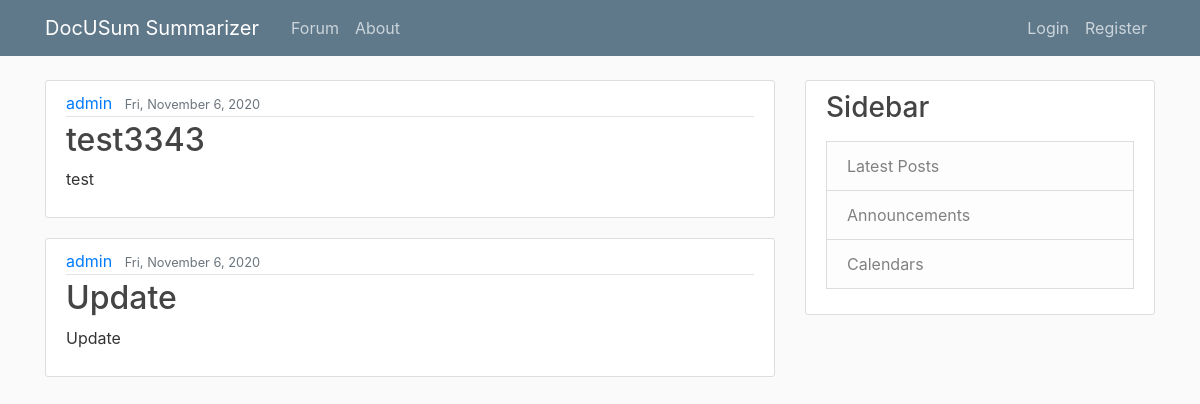
Before: /forum/ with the older database file.
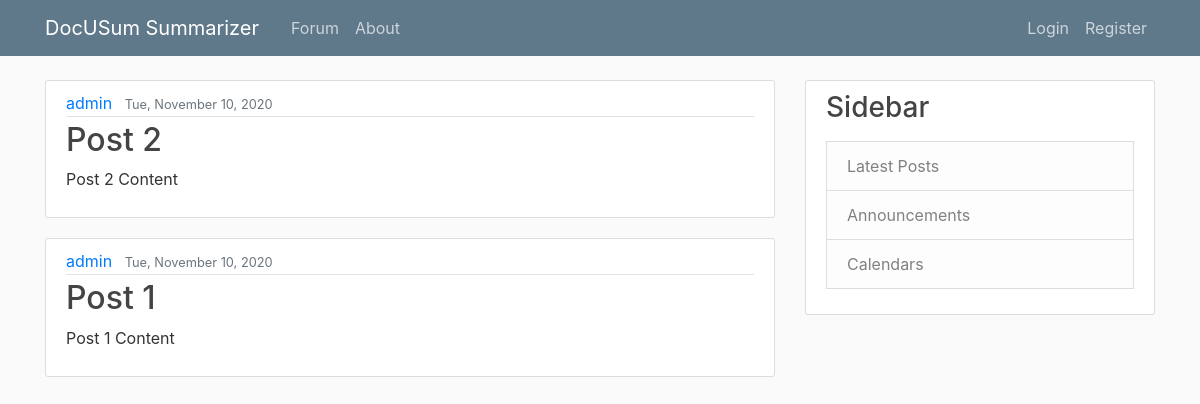
After: the same page with the newer database file.
### forum/models.py (models this page shows, shortened)
class Post(models.Model):
    title = models.CharField(max_length=100)
    content = models.TextField()
    date_posted = models.DateTimeField(default=timezone.now)
    author = models.ForeignKey(User,on_delete=models.CASCADE) # delete post if

### forum/views.py (the view)
# urls.py: path('', PostListView.as_view(), name='forum-home'),
class PostListView(ListView):
    model = Post
    template_name = 'forum/home.html'
    context_object_name = 'posts'
    ordering = ['-date_posted']

### forum/templates/forum/home.html
{% extends "forum/base.html" %}
{% block content %}
    {% for post in posts %}
        <article class="media content-section">
          <div class="media-body">
            <div class="article-metadata">
              <a class="mr-2" href="#">{{ post.author }}</a>
              <small class="text-muted">{{ post.date_posted|date:"D, F j, Y" }}</small>
            </div>
            <h2><a class="article-title" href="{% url 'post-detail' post.id %}">{{ post.title }}</a></h2>
            <p class="article-content">{{ post.content }}</p>
          </div>
        </article>
    {% endfor %}
{% endblock content %}

### forum/templates/forum/base.html (shortened to what this page needs)
{% load static %}
<!DOCTYPE html>
<html>
<head>
    <link rel="stylesheet" href="https://maxcdn.bootstrapcdn.com/bootstrap/4.0.0/css/bootstrap.min.css">
    <link rel="stylesheet" type="text/css" href="{% static 'forum/main.css' %}">
</head>
<body>
    <header class="site-header">
      <nav class="navbar navbar-expand-md navbar-dark bg-steel fixed-top">
        <div class="container">
          <a class="navbar-brand mr-4" href="{% url 'summarize-home' %}">DocUSum Summarizer</a>
          <div class="collapse navbar-collapse" id="navbarToggle">
            <div class="navbar-nav mr-auto">
              <a class="nav-item nav-link" href="{% url 'forum-home' %}">Forum</a>
              <a class="nav-item nav-link" href="{% url 'forum-about' %}">About</a>
            </div>
            <div class="navbar-nav">
              {% if user.is_authenticated %}
                <a class="nav-item nav-link" href="{% url 'post-create' %}">New Post</a>
                <a class="nav-item nav-link" href="{% url 'profile' %}">Profile</a>
                <a class="nav-item nav-link" href="{% url 'logout' %}">Logout</a>
              {% else %}
                <a class="nav-item nav-link" href="{% url 'login' %}">Login</a>
                <a class="nav-item nav-link" href="{% url 'register' %}">Register</a>
              {% endif %}
            </div>
          </div>
        </div>
      </nav>
    </header>
    <main role="main" class="container">
      <div class="row">
        <div class="col-md-8">
          {% block content %}{% endblock %}
        </div>
        <div class="col-md-4">
          <div class="content-section">
            <h3>Sidebar</h3>
            <p class='text-muted'
              <ul class="list-group">
                <li class="list-group-item list-group-item-light">Latest Posts</li>
                <li class="list-group-item list-group-item-light">Announcements</li>
                <li class="list-group-item list-group-item-light">Calendars</li>
            </p>
          </div>
        </div>
      </div>
    </main>
</body>
</html>

### forum/static/forum/main.css (style rules this page uses)
body { background: #fafafa; color: #333333; margin-top: 5rem; }
h1, h2, h3, h4, h5, h6 { color: #444444; }
.bg-steel { background-color: #5f788a; }
.site-header .navbar-nav .nav-link { color: #cbd5db; }
.content-section { background: #ffffff; padding: 10px 20px; border: 1px solid #dddddd; border-radius: 3px; margin-bottom: 20px; }
.article-title { color: #444444; }
.article-content { white-space: pre-line; }
.article-metadata { padding-bottom: 1px; margin-bottom: 4px; border-bottom: 1px solid #e3e3e3 }

Changed rows visible on the page:
removed Post: author "admin", date_posted "Fri, November 6, 2020", title "test3343", content "test"
removed Post: author "admin", date_posted "Fri, November 6, 2020", title "Update", content "Update"
added Post: author "admin", date_posted "Tue, November 10, 2020", title "Post 2", content "Post 2 Content"
added Post: author "admin", date_posted "Tue, November 10, 2020", title "Post 1", content "Post 1 Content"
